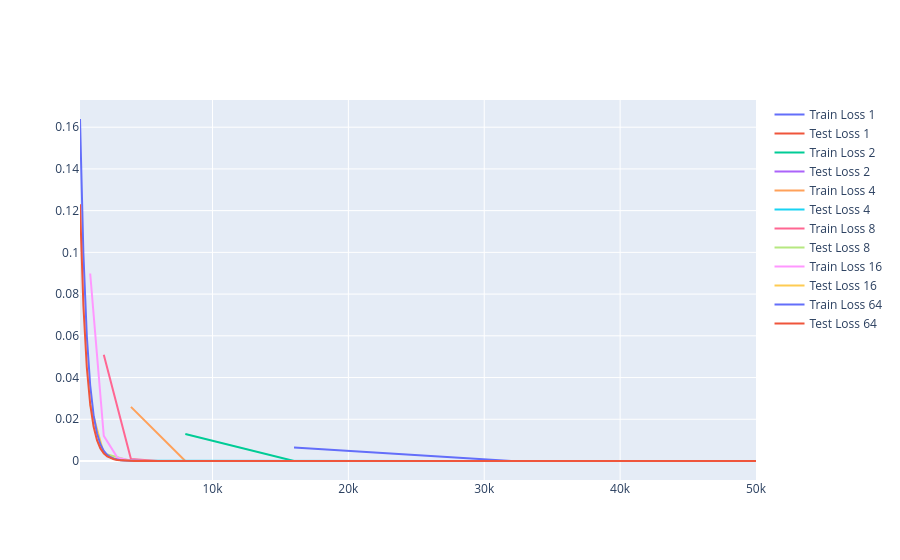

The notebook cell this image was saved under:
### Markdown cell above
### Training loop

### Code cell
import plotly.graph_objects as go

class Trainer:

    def __init__(self, model, ds, fig, epochs=1000, lr=1e-4):
        self.model = model
        self.ds = ds
        self.lr = lr
        self.epochs = epochs
        self.fig = fig

    def mse_loss(self, y_hat, y):
        return np.mean((y - y_hat)**2, axis=0)


    def train(self):
        train_losses, test_losses = [], []
        for epoch in range(self.epochs):
            epoch_train_losses = []
            for X_train, y_train in self.ds.get_train_ds():
                y_hat = self.model(X_train)
                train_loss = self.mse_loss(y_hat, y_train)

                grad = gradient(y_hat, y_train, X_train)
                grad = grad.reshape(-1, 1)
                
                epoch_train_losses.append(train_loss.item())

                self.model.update(grad * self.lr)
            
            avg_epoch_train_loss = sum(epoch_train_losses) / len(epoch_train_losses)
        
            epoch_test_losses = []
            for X_test, y_test in self.ds.get_test_ds():
                y_hat = self.model(X_test)
                test_loss = self.mse_loss(y_hat, y_test)

                epoch_test_losses.append(test_loss.item())
            
            avg_epoch_test_loss = sum(epoch_test_losses) / len(epoch_test_losses)

            train_losses.append(avg_epoch_train_loss)
            test_losses.append(avg_epoch_test_loss)

        self.plot_losses(train_losses, test_losses)
        print(self.model)
        
    def plot_losses(self, train_losses, test_losses):
        steps_per_epoch = len(self.ds.X_train) // self.ds.batch_size
        steps = [(i + 1) * steps_per_epoch for i in range(len(train_losses))]
        self.fig.add_trace(go.Scatter(x=steps, y=train_losses, mode='lines', name=f'Train Loss {self.ds.batch_size}'))
        self.fig.add_trace(go.Scatter(x=steps, y=test_losses, mode='lines', name=f'Test Loss {self.ds.batch_size}'))
        

eps = 1e-3
degree = 2
coeffs = np.random.rand(degree)
theta = np.random.rand(degree, 1)
func = PolynomialFunction(degree=degree, coeffs=coeffs, eps=eps)
fig = go.Figure()
lr = 1e-3
T = 50000
models = []
batch_sizes = [1, 2, 4, 8, 16, 64]
for batch_size in batch_sizes:
    model = Hypothesis(degree=degree, theta=np.copy(theta), track_params=True)
    ds = TrainTestDataset(func=func, batch_size=batch_size, eps=eps)
    train_size = len(ds.X_train)
    steps_per_epoch = train_size // batch_size
    epochs = T // steps_per_epoch
    trainer = Trainer(model=model, ds=ds, fig=fig, epochs=epochs, lr=lr)
    trainer.train()
    models.append(model)

fig.show()

### Figure 1 — Plotly figure (JSON) as saved in the notebook; plotly's stock layout.template omitted (floating-point values rounded to 4 significant figures; data arrays with more than 128 entries replaced by an {"elided": "..."} marker saying what was removed)
{"data": [{"mode": "lines", "name": "Train Loss 1", "type": "scatter", "x": [16000, 32000, 48000], "y": [0.006493, 1.972e-07, 1.972e-07]}, {"mode": "lines", "name": "Test Loss 1", "type": "scatter", "x": [16000, 32000, 48000], "y": [1.972e-07, 1.971e-07, 1.971e-07]}, {"mode": "lines", "name": "Train Loss 2", "type": "scatter", "x": [8000, 16000, 24000, 32000, 40000, 48000], "y": [0.01298, 1.13e-07, 1.114e-07, 1.114e-07, 1.114e-07, 1.114e-07]}, {"mode": "lines", "name": "Test Loss 2", "type": "scatter", "x": [8000, 16000, 24000, 32000, 40000, 48000], "y": [1.355e-07, 1.114e-07, 1.114e-07, 1.114e-07, 1.114e-07, 1.114e-07]}, {"mode": "lines", "name": "Train Loss 4", "type": "scatter", "x": [4000, 8000, 12000, 16000, 20000, 24000, 28000, 32000, 36000, 40000, 44000, 48000], "y": [0.02594, 1.067e-05, 2.237e-06, 2.233e-06, 2.233e-06, 2.233e-06, 2.233e-06, 2.233e-06, 2.233e-06, 2.233e-06, 2.233e-06, 2.233e-06]}, {"mode": "lines", "name": "Test Loss 4", "type": "scatter", "x": [4000, 8000, 12000, 16000, 20000, 24000, 28000, 32000, 36000, 40000, 44000, 48000], "y": [6.831e-05, 2.266e-06, 2.234e-06, 2.234e-06, 2.234e-06, 2.234e-06, 2.234e-06, 2.234e-06, 2.234e-06, 2.234e-06, 2.234e-06, 2.234e-06]}, {"mode": "lines", "name": "Train Loss 8", "type": "scatter", "x": [2000, 4000, 6000, 8000, 10000, 12000, 14000, 16000, 18000, 20000, 22000, 24000, 26000, 28000, 30000, 32000, 34000, 36000, 38000, 40000, 42000, 44000, 46000, 48000, 50000], "y": [0.05095, 0.0009143, 1.644e-05, 3.347e-07, 4.713e-08, 4.216e-08, 4.21e-08, 4.21e-08, 4.21e-08, 4.21e-08, 4.21e-08, 4.21e-08, 4.21e-08, 4.21e-08, 4.21e-08, 4.21e-08, 4.21e-08, 4.21e-08, 4.21e-08, 4.21e-08, 4.21e-08, 4.21e-08, 4.21e-08, 4.21e-08, 4.21e-08]}, {"mode": "lines", "name": "Test Loss 8", "type": "scatter", "x": [2000, 4000, 6000, 8000, 10000, 12000, 14000, 16000, 18000, 20000, 22000, 24000, 26000, 28000, 30000, 32000, 34000, 36000, 38000, 40000, 42000, 44000, 46000, 48000, 50000], "y": [0.003649, 6.548e-05, 1.21e-06, 6.218e-08, 4.234e-08, 4.209e-08, 4.21e-08, 4.21e-08, 4.21e-08, 4.21e-08, 4.21e-08, 4.21e-08, 4.21e-08, 4.21e-08, 4.21e-08, 4.21e-08, 4.21e-08, 4.21e-08, 4.21e-08, 4.21e-08, 4.21e-08, 4.21e-08, 4.21e-08, 4.21e-08, 4.21e-08]}, {"mode": "lines", "name": "Train Loss 16", "type": "scatter", "x": [1000, 2000, 3000, 4000, 5000, 6000, 7000, 8000, 9000, 10000, 11000, 12000, 13000, 14000, 15000, 16000, 17000, 18000, 19000, 20000, 21000, 22000, 23000, 24000, 25000, 26000, 27000, 28000, 29000, 30000, 31000, 32000, 33000, 34000, 35000, 36000, 37000, 38000, 39000, 40000, 41000, 42000, 43000, 44000, 45000, 46000, 47000, 48000, 49000, 50000], "y": [0.08986, 0.01204, 0.001613, 0.0002163, 2.907e-05, 3.984e-06, 6.2e-07, 1.685e-07, 1.076e-07, 9.938e-08, 9.823e-08, 9.806e-08, 9.803e-08, 9.802e-08, 9.802e-08, 9.802e-08, 9.802e-08, 9.802e-08, 9.802e-08, 9.802e-08, 9.802e-08, 9.802e-08, 9.802e-08, 9.802e-08, 9.802e-08, 9.802e-08, 9.802e-08, 9.802e-08, 9.802e-08, 9.802e-08, 9.802e-08, 9.802e-08, 9.802e-08, 9.802e-08, 9.802e-08, 9.802e-08, 9.802e-08, 9.802e-08, 9.802e-08, 9.802e-08, 9.802e-08, 9.802e-08, 9.802e-08, 9.802e-08, 9.802e-08, 9.802e-08, 9.802e-08, 9.802e-08, 9.802e-08, 9.802e-08]}, {"mode": "lines", "name": "Test Loss 16", "type": "scatter", "x": [1000, 2000, 3000, 4000, 5000, 6000, 7000, 8000, 9000, 10000, 11000, 12000, 13000, 14000, 15000, 16000, 17000, 18000, 19000, 20000, 21000, 22000, 23000, 24000, 25000, 26000, 27000, 28000, 29000, 30000, 31000, 32000, 33000, 34000, 35000, 36000, 37000, 38000, 39000, 40000, 41000, 42000, 43000, 44000, 45000, 46000, 47000, 48000, 49000, 50000], "y": [0.0272, 0.003644, 0.0004885, 6.557e-05, 8.884e-06, 1.28e-06, 2.583e-07, 1.202e-07, 1.012e-07, 9.854e-08, 9.813e-08, 9.805e-08, 9.803e-08, 9.803e-08, 9.803e-08, 9.802e-08, 9.802e-08, 9.802e-08, 9.802e-08, 9.802e-08, 9.802e-08, 9.802e-08, 9.802e-08, 9.802e-08, 9.802e-08, 9.802e-08, 9.802e-08, 9.802e-08, 9.802e-08, 9.802e-08, 9.802e-08, 9.802e-08, 9.802e-08, 9.802e-08, 9.802e-08, 9.802e-08, 9.802e-08, 9.802e-08, 9.802e-08, 9.802e-08, 9.802e-08, 9.802e-08, 9.802e-08, 9.802e-08, 9.802e-08, 9.802e-08, 9.802e-08, 9.802e-08, 9.802e-08, 9.802e-08]}, {"mode": "lines", "name": "Train Loss 64", "type": "scatter", "x": {"elided": "200 int values"}, "y": {"elided": "200 float values"}}, {"mode": "lines", "name": "Test Loss 64", "type": "scatter", "x": {"elided": "200 int values"}, "y": {"elided": "200 float values"}}], "layout": {}}
